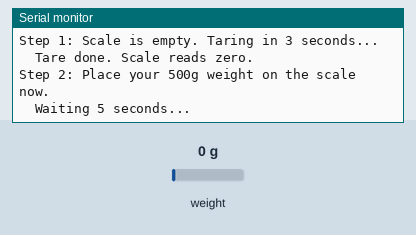
This program was run on a simulated ESP32. Parts: the last lines printed to the serial monitor. Inputs (shaded band) come from the test bench; at power-on: weight on the scale 0 g.

Above: at 10.7 s.
10.8 s: weight on the scale set to 100 g
At 12.6 s:
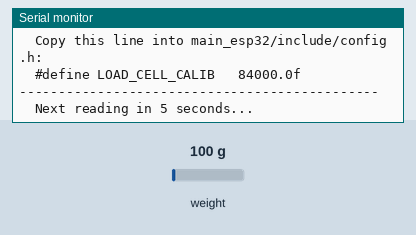
15.3 s: weight on the scale set to 1250 g
At 19.9 s:
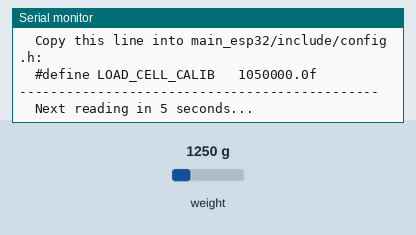

The program:

main.cpp
```cpp
// =============================================================================
// Smart Fridge — Load Cell Calibration
// Board : Dasduino ESP32-WROVER-E
// Run this LAST — after DHT22, TFT, door switch, and ESP32-CAM are confirmed
// =============================================================================
#include <Arduino.h>
#include <HX711.h>

// NOTE: GPIO 16/17 reserved on WROVER-E. Use 25/26.
#define HX711_DOUT  25
#define HX711_CLK   26

// Change this to match your known weight in kg
// Examples: 0.5 = 500g, 1.0 = 1kg, 0.2 = 200g
const float KNOWN_WEIGHT_KG = 0.5f;

HX711 scale;

void setup() {
  Serial.begin(115200);
  delay(500);
  Serial.println("==============================================");
  Serial.println("  Smart Fridge — Load Cell Calibration");
  Serial.println("==============================================");
  Serial.println();
  Serial.printf("  Known weight set to: %.0fg\n", KNOWN_WEIGHT_KG * 1000);
  Serial.println();

  scale.begin(HX711_DOUT, HX711_CLK);

  if (!scale.is_ready()) {
    Serial.println("[ERROR] HX711 not detected!");
    Serial.println("  Check wiring:");
    Serial.println("  HX711 DT  -> GPIO 25");
    Serial.println("  HX711 SCK -> GPIO 26");
    Serial.println("  HX711 VCC -> 5V");
    Serial.println("  HX711 GND -> GND");
    while (true) delay(1000);
  }

  Serial.println("Step 1: Scale is empty. Taring in 3 seconds...");
  delay(3000);
  scale.tare();
  Serial.println("  Tare done. Scale reads zero.");
  Serial.println();
  Serial.printf("Step 2: Place your %.0fg weight on the scale now.\n",
                KNOWN_WEIGHT_KG * 1000);
  Serial.println("  Waiting 5 seconds...");
  delay(5000);
}

void loop() {
  if (!scale.is_ready()) {
    Serial.println("[WARN] HX711 not ready");
    delay(2000);
    return;
  }

  long raw = scale.read_average(20);
  float calib = (float)raw / KNOWN_WEIGHT_KG;

  Serial.println("----------------------------------------------");
  Serial.printf("  Raw reading       : %ld\n", raw);
  Serial.printf("  Known weight      : %.3f kg\n", KNOWN_WEIGHT_KG);
  Serial.printf("  Calibration factor: %.1f\n", calib);
  Serial.println();
  Serial.println("  Copy this line into main_esp32/include/config.h:");
  Serial.printf("  #define LOAD_CELL_CALIB   %.1ff\n", calib);
  Serial.println("----------------------------------------------");
  Serial.println("  Next reading in 5 seconds...");
  Serial.println();

  delay(5000);
}
```

Measured:
- after the input at 10.8 s, the serial monitor: prints a new line after 0.72 s (image 1)
- after the input at 15.3 s, the serial monitor: prints a new line after 3.2 s (image 2)
